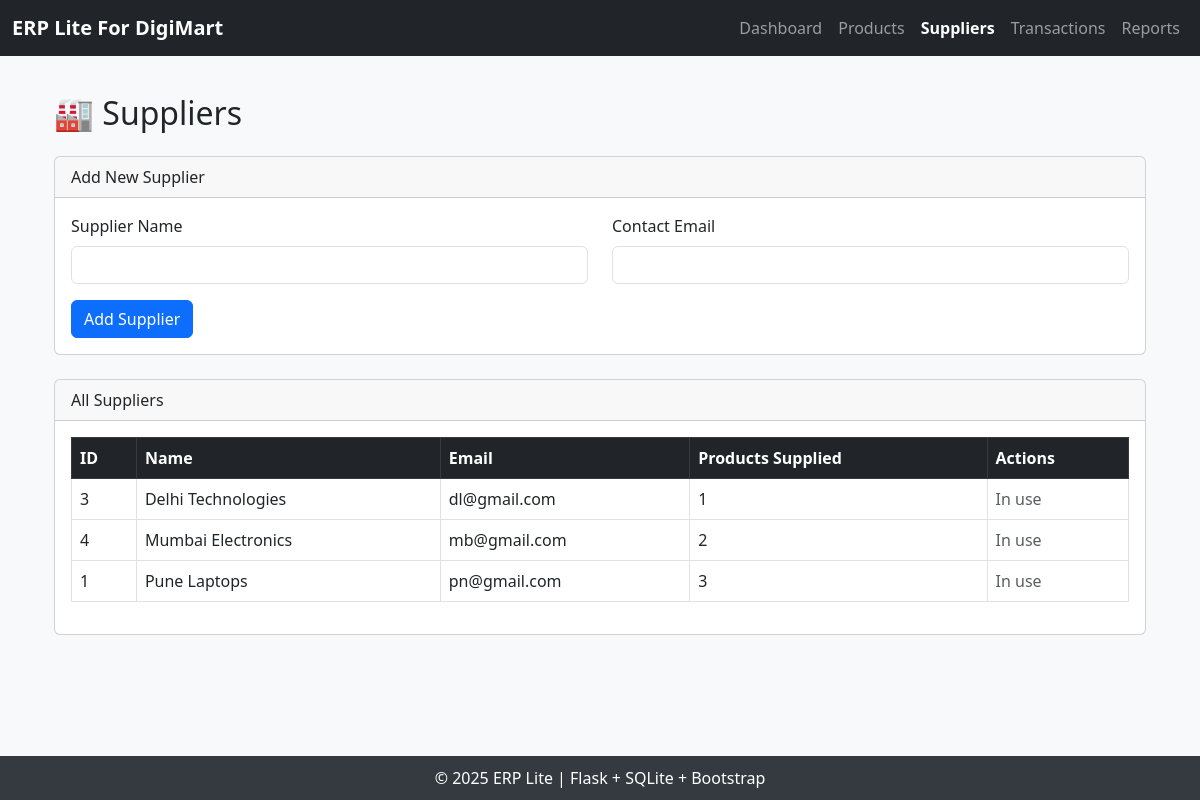
The app's page /suppliers with its own data.
### tables this page shows
CREATE TABLE Supplier (
                id INTEGER PRIMARY KEY AUTOINCREMENT,
                name TEXT NOT NULL UNIQUE,
                contact_email TEXT,
                created_at TIMESTAMP DEFAULT CURRENT_TIMESTAMP,
                updated_at TIMESTAMP DEFAULT CURRENT_TIMESTAMP
            );

### app.py (the view)
@app.route('/suppliers')
def suppliers():
    suppliers_list=get_all_suppliers()
    return render_template('suppliers.html', suppliers=suppliers_list)

### app.py (called while the page is built)
def get_db():
    db=getattr(g,'_database',None)
    if db is None:
        db =sqlite3.connect(DATABASE)
        db.row_factory= sqlite3.Row
    return db

@app.teardown_appcontext
def close_connection(exception):
    db =getattr(g,'_database', None)
    if db is not None:
        db.close()

def get_all_suppliers():
    db=get_db()
    suppliers= db.execute('''
        SELECT s.*, COUNT(p.id) AS product_count
        FROM Supplier s
        LEFT JOIN Product p ON s.id = p.supplier_id
        GROUP BY s.id
        ORDER BY s.name
    ''').fetchall()
    return suppliers

### templates/suppliers.html (shortened to what this page needs)
{% extends 'base.html' %}
{% block content %}
<div class="container mt-4">
  <h2 class="mb-4">🏭 Suppliers</h2>
  <div class="card mb-4">
    <div class="card-header">Add New Supplier</div>
    <div class="card-body">
      <form method="POST" action="{{ url_for('add_supplier') }}">
        <div class="row mb-3">
          <div class="col-md-6">
            <label for="name" class="form-label">Supplier Name</label>
            <input type="text" class="form-control" id="name" name="name" required />
          </div>
          <div class="col-md-6">
            <label for="contact_email" class="form-label">Contact Email</label>
            <input type="email" class="form-control" id="contact_email" name="contact_email" />
          </div>
        </div>
        <button type="submit" class="btn btn-primary">Add Supplier</button>
      </form>
    </div>
  </div>
  <div class="card">
    <div class="card-header">All Suppliers</div>
    <div class="card-body table-responsive">
      <table class="table table-hover table-bordered">
        <thead class="table-dark">
          <tr>
            <th>ID</th>
            <th>Name</th>
            <th>Email</th>
            <th>Products Supplied</th>
            <th>Actions</th>
          </tr>
        </thead>
        <tbody>
          {% for supplier in suppliers %}
          <tr>
            <td>{{ supplier.id }}</td>
            <td>{{ supplier.name }}</td>
            <td>{{ supplier.contact_email or '—' }}</td>
            <td>{{ supplier.product_count }}</td>
            <td>
              {% if supplier.product_count == 0 %}
              <form method="POST" action="{{ url_for('delete_supplier', supplier_id=supplier.id) }}" style="display:inline;">
                <button class="btn btn-sm btn-danger" onclick="return confirm('Delete this supplier?')">Delete</button>
              </form>
              {% else %}
              <span class="text-muted">In use</span>
              {% endif %}
            </td>
          </tr>
          {% endfor %}
        </tbody>
      </table>
    </div>
  </div>
</div>
{% endblock %}

### templates/base.html (style rules this page uses)
body { background-color: #f8f9fa; padding-top: 70px; }

### records on screen
Supplier: id "3", name "Delhi Technologies", contact_email "dl@gmail.com", product_count "1"
Supplier: id "4", name "Mumbai Electronics", contact_email "mb@gmail.com", product_count "2"
Supplier: id "1", name "Pune Laptops", contact_email "pn@gmail.com", product_count "3"
